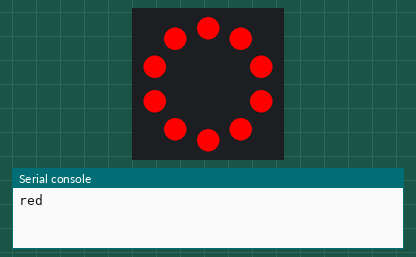
A program run on a simulated Circuit Playground running CircuitPython. Shown: the board's ring of 10 RGB LEDs (number 0 left of the top, counting anticlockwise), the last lines printed to the serial console.

Above: at 0.1 s.
At 0.6 s:
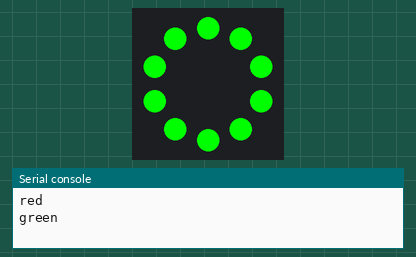
At 1.1 s:
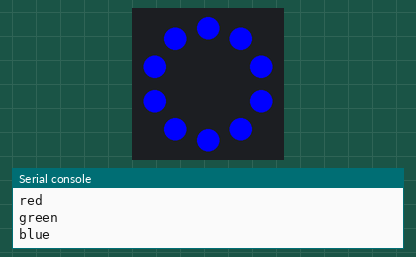
At 1.6 s:
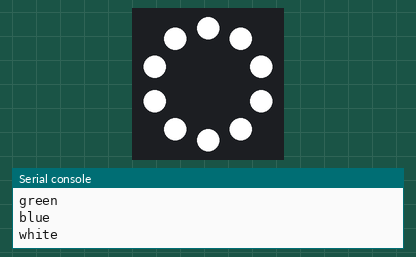
At 2.6 s:
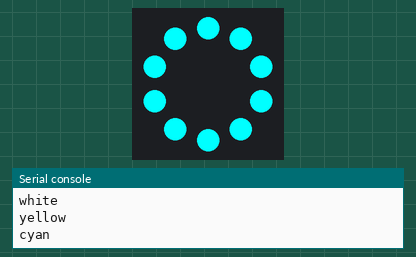
At 3.6 s:
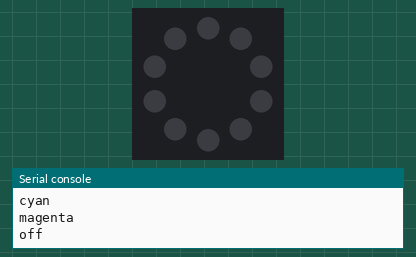

Measured:
- by itself, everything shown: repeats every 4.0 s, in 8 steps
- what the display in image 1 shows lasts 0.5 s, from 0.5 s to 1.0 s

The program:

lesson02-neopixels.py
```python
from adafruit_circuitplayground.express import cpx
from time import sleep

delay = 0.5

while True:
    print("red")
    cpx.pixels.fill((255,0,0))
    sleep(delay)
    print("green")
    cpx.pixels.fill((0,255,0))
    sleep(delay)
    print("blue")
    cpx.pixels.fill((0,0,255))
    sleep(delay)
    print("white")
    cpx.pixels.fill((255,255,255))
    sleep(delay)
    print("yellow")
    cpx.pixels.fill((255,255,0))
    sleep(delay)
    print("cyan")
    cpx.pixels.fill((0,255,255))
    sleep(delay)
    print("magenta")
    cpx.pixels.fill((255,0,255))
    sleep(delay)
    print("off")
    cpx.pixels.fill((0,0,0))
    sleep(delay)
```
